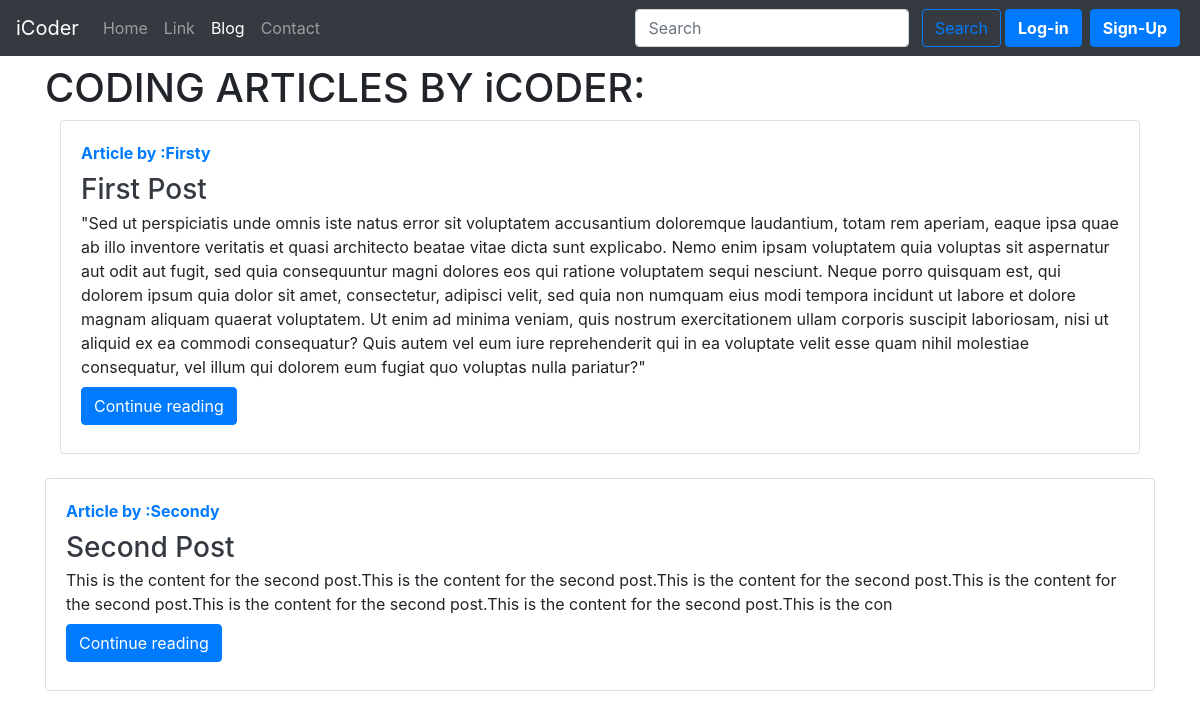
Screenshot of /blog/ with the database file from the repository.
### blog/models.py (models this page shows)
class Post(models.Model):
    sno = models.AutoField(primary_key=True)
    title = models.CharField(max_length=255)
    content = models.TextField(max_length=1000)
    slug = models.TextField(max_length=130)
    author = models.CharField(max_length=13)
    timeStamp = models.DateTimeField(blank=True)
    def __str__(self):
        return self.title + ' by : ' + self.author

### blog/views.py (the view)
# urls.py: path('', views.blogHome , name='blogHome'),
def blogHome(request):
    allPosts = Post.objects.all()
    print(allPosts)
    context = {'allPosts' : allPosts}
    return render(request, 'blog/blogHome.html', context)

### templates/blog/blogHome.html (shortened to what this page needs)
{% extends 'base.html' %}
{% block blogactive %}active{% endblock blogactive %}
{% block body %}
<div class="container my-2">
  <H1>CODING ARTICLES BY iCODER:</H1>
  {% for post in allPosts %}
      <div class="container">
          <div class="card flex-md-row mb-4 box-shadow h-md-250">
            <div class="card-body d-flex flex-column align-items-start">
              <strong class="d-inline-block mb-2 text-primary">Article by :{{post.author}}</strong>
              <h3 class="mb-0">
                <a class="text-dark" href="/blog/{{post.slug}}">{{post.title}}</a>
              </h3>
              <p class="card-text mb-auto">{{post.content}}</p>
              <a href="/blog/{{post.slug}}" role="button" class="btn btn-primary my-2">Continue reading</a>
            </div>
          </div>
        </div>
      </div>
  {% endfor %}
{% endblock body %}

### rows the page displays
Post: author "Firsty", title "First Post", content "\"Sed ut perspiciatis unde omnis iste natus error sit voluptatem accusantium doloremque laudantium, totam rem aperiam, eaque ipsa quae ab illo inventore veritatis et quasi architecto beatae vitae dicta sunt explicabo. Nemo enim ipsam voluptatem quia voluptas sit aspernatur aut odit aut fugit, sed quia consequuntur magni dolores eos qui ratione voluptatem sequi nesciunt. Neque porro quisquam est, qui dolorem ipsum quia dolor sit amet, consectetur, adipisci velit, sed quia non numquam eius modi tempora incidunt ut labore et dolore magnam aliquam quaerat voluptatem. Ut enim ad minima veniam, quis nostrum exercitationem ullam corporis suscipit laboriosam, nisi ut aliquid ex ea commodi…"
Post: author "Secondy", title "Second Post", content "This is the content for the second post.This is the content for the second post.This is the content for the second post.This is the content for the second post.This is the content for the second post.This is the content for the second post.This is the con"
